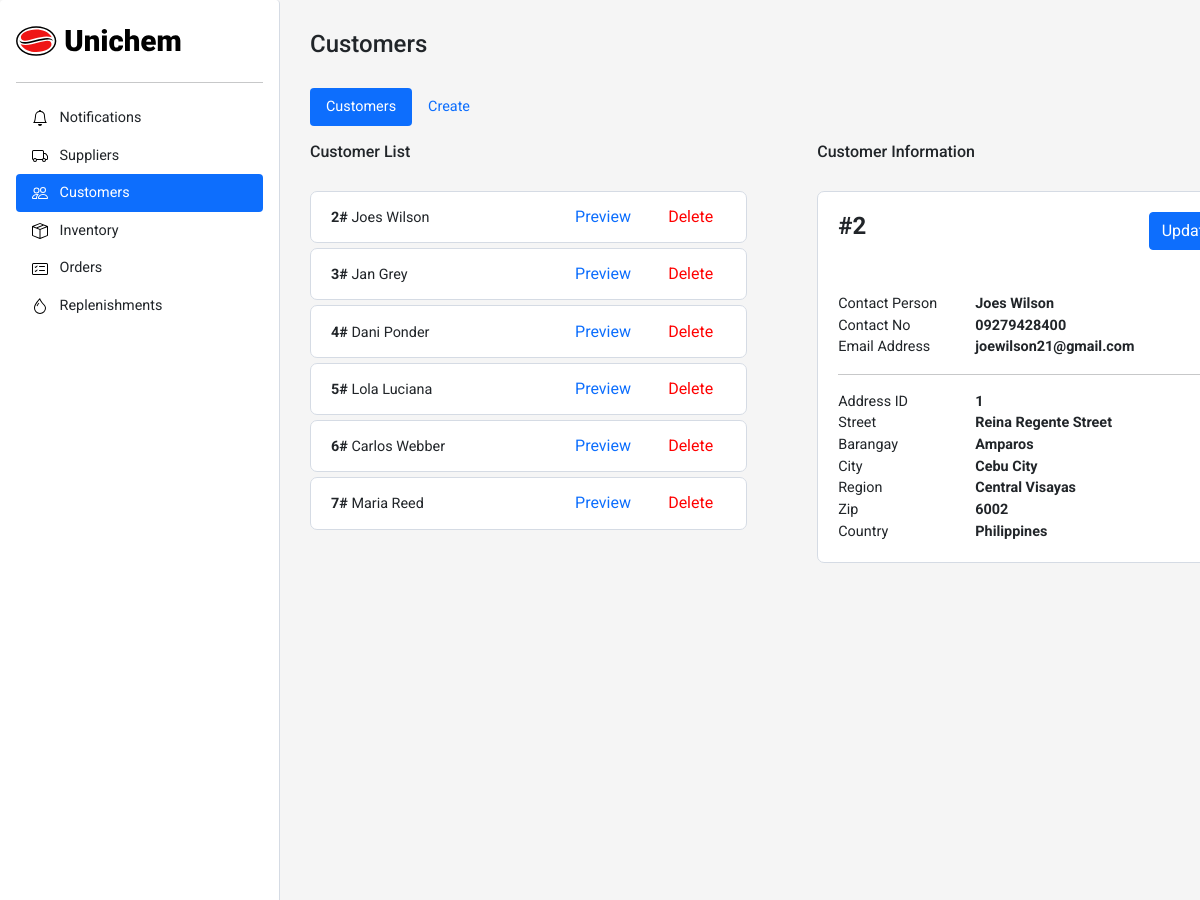
/sections/customers.php (signed in, upper part), run on an earlier commit of the app's database.
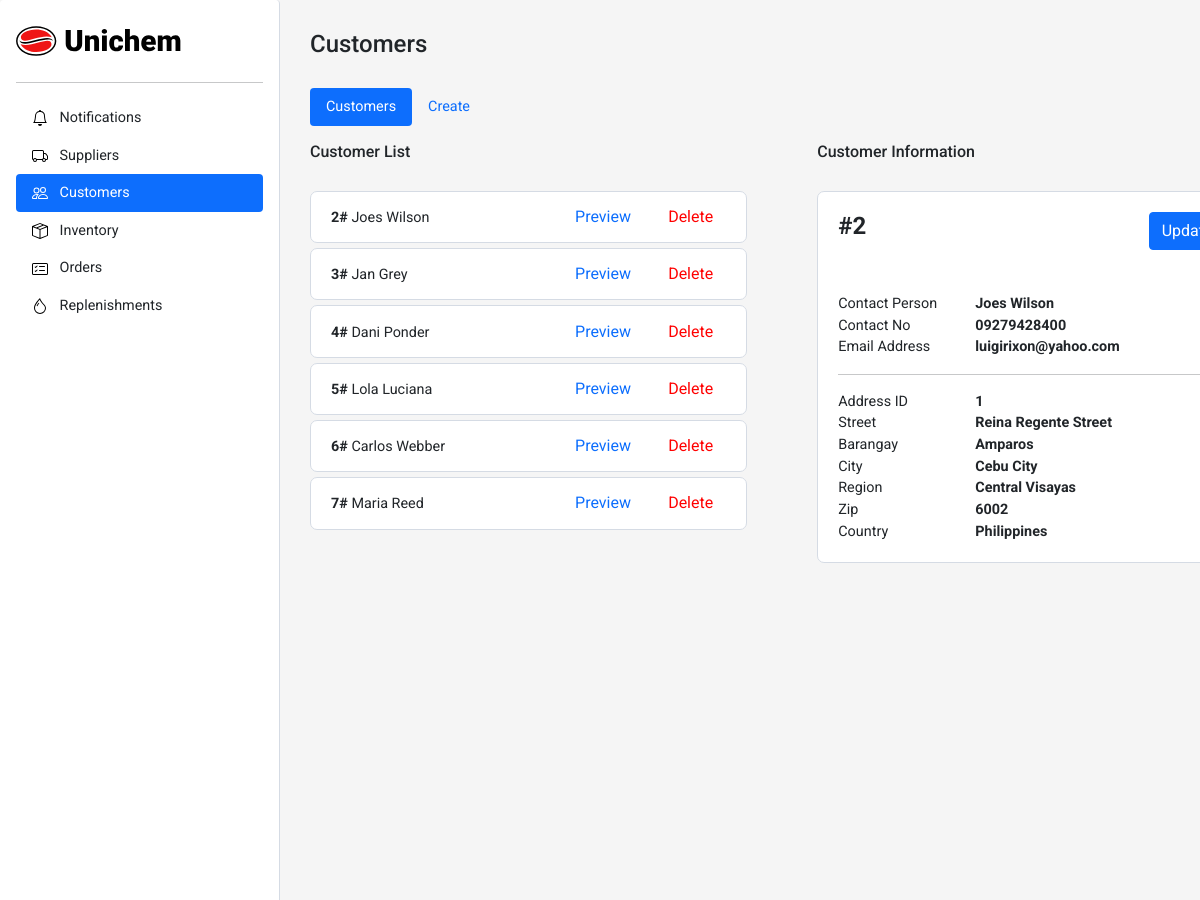
And on a later commit of the database.
### tables this page shows
CREATE TABLE `customer_address` (
  `addressID` int(11) NOT NULL,
  `customerID` int(11) NOT NULL,
  `street` varchar(35) DEFAULT NULL,
  `barangay` varchar(35) DEFAULT NULL,
  `city` varchar(35) NOT NULL,
  `region` varchar(35) NOT NULL,
  `country` varchar(35) NOT NULL,
  `zip` char(5) NOT NULL
);

CREATE TABLE `customer` (
  `customerID` int(11) NOT NULL,
  `customerFName` varchar(255) NOT NULL,
  `customerLName` varchar(255) NOT NULL,
  `dateofBirth` date NOT NULL,
  `gender` enum('M','F') NOT NULL,
  `contactNo` char(11) NOT NULL,
  `email` varchar(255) NOT NULL
);

### crud/customer/customer-information.php (called while the page is built)
<?php
    include('../crud/db_connect.php');
    if (isset($_GET['customerID'])) {
        $customerID = $_GET['customerID'];
    }
    if(isset($customerID)){
        $getCustomerInformation = "SELECT *
                                    FROM customer c, customer_address ca
                                    WHERE c.customerID=$customerID
                                    AND ca.customerID=$customerID";
        if ($result = mysqli_query($conn, $getCustomerInformation)) {
            $customer = mysqli_fetch_assoc($result);
        }
    }
?>

### components/customer/customer-information.php (shortened to what this page needs)
<?php
if(isset($customerID)){
echo "
<div class='container white-box-container customer-supplier-information round-edge'>
    <div class='row'>
        <div class='col'>
            <h4><b> #".$customer['customerID']."</b></h3>
        </div>
        <div class='col d-flex justify-content-end'>
            <button type='button' class='btn btn-primary' data-bs-toggle='modal' data-bs-target='#exampleModal'>
            Update
            </button>
            <div class='modal fade' id='exampleModal' tabindex='-1' aria-labelledby='exampleModalLabel' aria-hidden='true'>
                <div class='modal-dialog modal-lg'>
                    <div class='modal-content'>
                        <div class='modal-header'>
                            <h4>Update Customer #".$customer['customerID']."</h4>
                            <button type='button' class='btn-close' data-bs-dismiss='modal' aria-label='Close'></button>
                        </div>
                        <div class='modal-body'>
                            ";
                        echo "
                        </div>
                        <div class='modal-footer'>
                                <div class=''>
                                    <button type='submit' class='btn btn-primary' value='submit'>Update</button>
                                </div>
                            </form>
                        </div>
                    </div>
                </div>
            </div>
        </div>
    </div>
    <br>
    <div class='row'>
        <div class='col'>
        </div>
    </div>
    <br>
    <div class='row'>
        <div class='col'>
            Contact Person<br>
            Contact No<br>
            Email Address
        </div>
        <div class='col-8'>
            <b>
                ".
                $customer['customerFName']." ".$customer['customerLName']."<br>".
                $customer['contactNo']."<br>".
                $customer['email']
               ."
            </b>
        </div>
    </div>
    <hr>
    <div class='row'>
        <div class='col'>
            Address ID<br>
            Street<br>
            Barangay<br>
            City<br>
            Region<br>
            Zip<br>
            Country
        </div>
        <div class='col-8'>
            <b>
                ".
                $customer['addressID']."<br>".
                $customer['street']."<br>".
                $customer['barangay']."<br>".
                $customer['city']."<br>".
                $customer['region']."<br>".
                $customer['zip']."<br>".
                $customer['country']."
            </b>
        </div>
    </div>
</div>
";
}else{
    echo "<div class ='empty-information empty-message'></div>";
}
?>

What changed in the data, as far as the page shows it:
changed through a linked row, customer_address "Reina Regente Street": customerID.email "joewilson21@gmail.com" → "luigirixon@yahoo.com"
